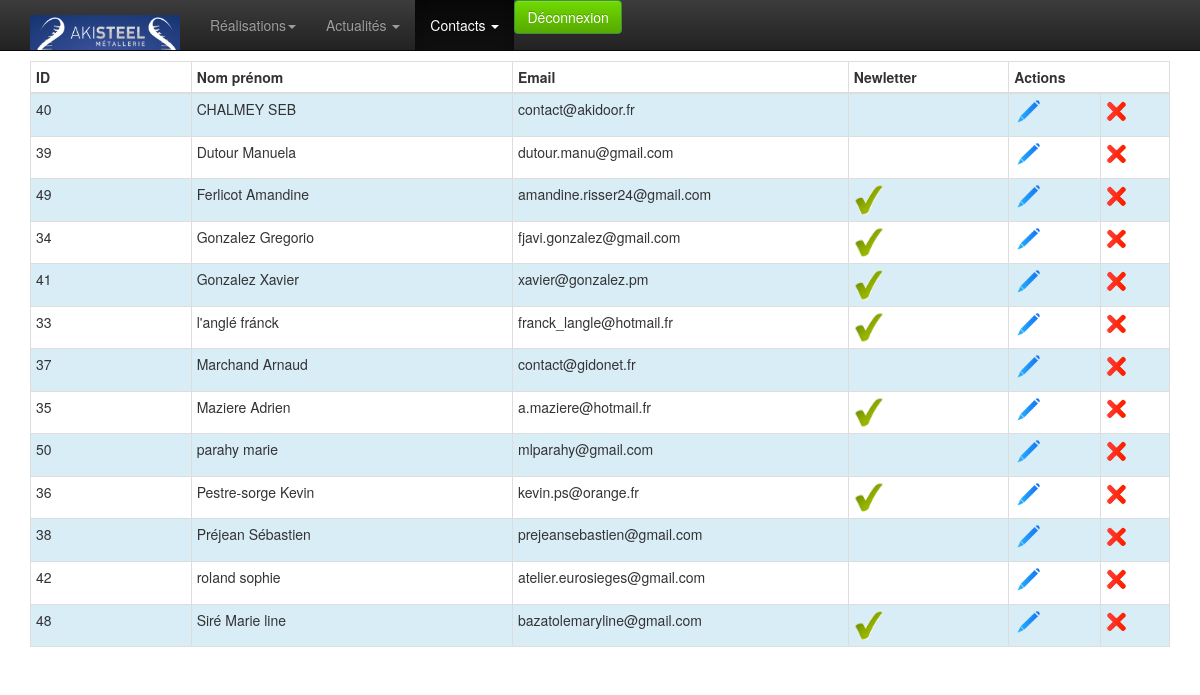
/admin/contact-list.php (signed in), run on an earlier commit of the app's database.
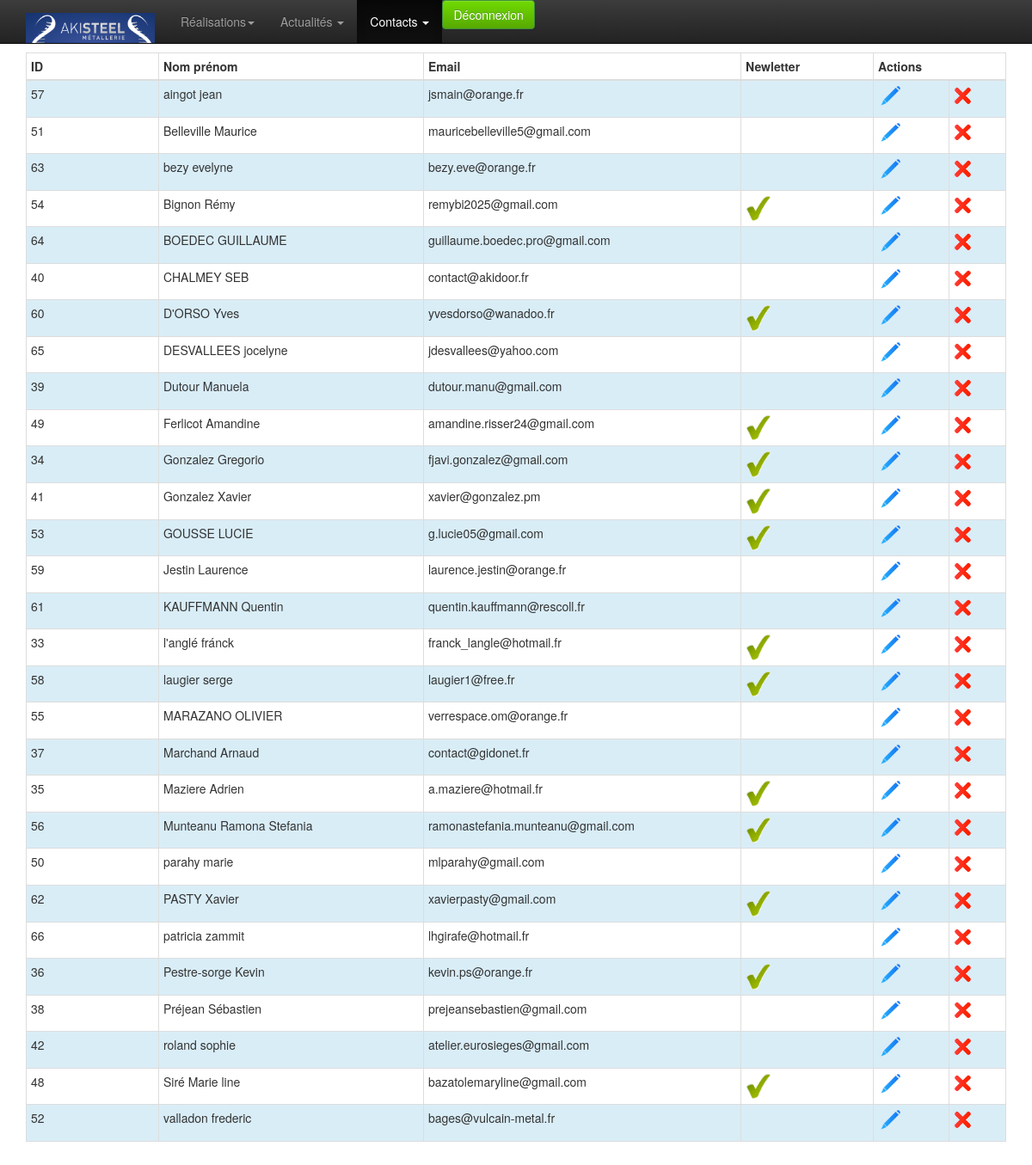
And on a later commit of the database.
### tables this page shows
CREATE TABLE `contact` (
  `id` int(10) unsigned NOT NULL AUTO_INCREMENT,
  `firstname` varchar(250) DEFAULT NULL,
  `name` varchar(250) DEFAULT NULL,
  `adresse` varchar(250) NOT NULL,
  `cp` varchar(10) NOT NULL,
  `ville` varchar(100) NOT NULL,
  `email` varchar(250) DEFAULT NULL,
  `tel` varchar(50) DEFAULT NULL,
  `message` text,
  `newsletter` tinyint(4) NOT NULL DEFAULT '0',
  `fromgoldbook` tinyint(4) NOT NULL DEFAULT '0',
  `fromcontact` tinyint(4) NOT NULL DEFAULT '0',
  PRIMARY KEY (`id`)
);

### admin/classes/StorageManager.php (called while the page is built, shortened)
<?php
class StorageManager{
	protected function dbConnect() {
	    $host = DBHOST;
	    $user = DBUSER;
	    $pass = DBPASSWD;
	    $bdd  = DBNAME;
		try {
			$this->mysqli = new mysqli ($host, $user, $pass, $bdd) ;
		} catch (Exception $e) {
			throw new Exception("Erreur Connexion DB ". $e->getMessage());
		}
	}
}
?>

### admin/classes/Contact.php (called while the page is built, shortened)
<?php
require_once("StorageManager.php");
class Contact extends StorageManager {
	public function contactGet( $id, $offset, $count ) {
		try {
			if (!isset($id)){
				if (isset($offset) && isset($count)) {
					$sql = "SELECT * FROM `contact` ORDER BY `name` ASC LIMIT ". $offset .",". $count .";" ;
				} else {
					$sql = "SELECT * FROM `contact` ORDER BY `name`;" ;
				}
			} else {
				$sql = "SELECT * FROM `contact` WHERE id=". $id;
			}
			$new_array = null;
			$result = mysqli_query($this->mysqli,$sql);
			while( ( $row = mysqli_fetch_assoc( $result ) ) != false ){
				$new_array[] = $row;
			}
			return $new_array;
		} catch (Exception $e) {
			throw new Exception("Erreur Mysql contactGet ". $e->getMessage());
			return "errrrrrrooooOOor";
		}
	}
}

### admin/contact-list.php (the view, shortened to what this page needs)
<?php
	require 'classes/Contact.php';
	$contact = new Contact();
	$epp = 50;
	$current = 1;
	$start = ($current * $epp - $epp);
	$result = $contact->contactGet(null, $start, $epp);
?>
<!doctype html>
<html class="no-js" lang="en">
<head>
	<?php include_once 'inc-meta.php';?>
</head>
<body>
	<?php require_once 'inc-menu.php';?>
	<div class="container">
		<div class="row">
			<div class="col-xs-12 col-sm-12 col-md-12">
			</div>
		</div>
		<div class="row">
			<div class="col-xs-12 col-sm-12 col-md-12">
				<table class="table table-hover table-bordered table-condensed table-striped" >
					<thead>
						<tr>
							<th class="col-md-1" style="">
								ID
							</th>
							<th class="col-md-2" style="">
								Nom prénom
							</th>
							<th class="col-md-2" style="">
								Email
							</th>
							<th class="col-md-1" style="">
								Newletter
							</th>
							<th class="col-md-1" colspan="2" style="">
								Actions
							</th>
						</tr>
					</thead>
					<tbody>
						<?php
						if (!empty($result)) {
							$i=0;
							foreach ($result as $value) {
							$i++;
							if($value['newsletter']=='1') {
								$online = 'check';
							} else {
								$online = 'vide';
							}
							?>
							<tr class="<?php if ($i%2!=0) echo 'info'?>">
								<td><?php echo $value['id']?></td>
								<td><?php echo $value['name'] ."  ". $value['firstname']?></td>
								<td><?php echo $value['email']?></td>
								<td><img src="img/<?php echo $online ?>.png" width="30" ></td>
								<td><a href="contact-edit.php?id=<?php echo $value['id'] ?>"><img src="img/modif.png" width="30" alt="Modifier" ></a></td>
								<td>
								<img src="img/del.png" width="20" alt="Supprimer" onclick="$('.supp<?php echo $value['id']?>').css('display', 'block');"> </td>
							</tr>
							<?php } ?>
						<?php } ?>
					</tbody>
				</table>
			</div>
		</div>
	</div>
</body>
</html>

What changed in the data, as far as the page shows it:
added contact: id "57", name "aingot", firstname "jean", email "jsmain@orange.fr"
added contact: id "51", name "Belleville", firstname "Maurice", email "mauricebelleville5@gmail.com"
added contact: id "63", name "bezy", firstname "evelyne", email "bezy.eve@orange.fr"
added contact: id "54", name "Bignon", firstname "Rémy", email "remybi2025@gmail.com"
added contact: id "64", name "BOEDEC", firstname "GUILLAUME", email "guillaume.boedec.pro@gmail.com"
added contact: id "60", name "D'ORSO", firstname "Yves", email "yvesdorso@wanadoo.fr"
added contact: id "65", name "DESVALLEES", firstname "jocelyne", email "jdesvallees@yahoo.com"
added contact: id "53", name "GOUSSE", firstname "LUCIE", email "g.lucie05@gmail.com"
added contact: id "59", name "Jestin", firstname "Laurence", email "laurence.jestin@orange.fr"
added contact: id "61", name "KAUFFMANN", firstname "Quentin", email "quentin.kauffmann@rescoll.fr"
added contact: id "58", name "laugier", firstname "serge", email "laugier1@free.fr"
added contact: id "55", name "MARAZANO", firstname "OLIVIER", email "verrespace.om@orange.fr"
added contact: id "56", name "Munteanu", firstname "Ramona Stefania", email "ramonastefania.munteanu@gmail.com"
added contact: id "62", name "PASTY", firstname "Xavier", email "xavierpasty@gmail.com"
added contact: id "66", name "patricia", firstname "zammit", email "lhgirafe@hotmail.fr"
added contact: id "52", name "valladon", firstname "frederic", email "bages@vulcain-metal.fr"
